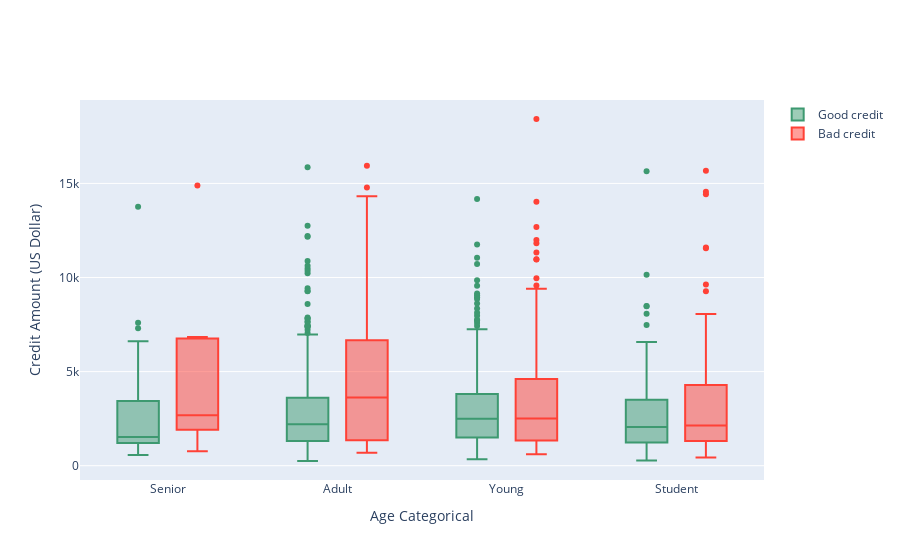

Source (notebook cell):
### Code cell
trace0 = go.Box(
    y=df_good["Credit amount"],
    x=df_good["Age_cat"],
    name='Good credit',
    marker=dict(
        color='#3D9970'
    )
)

trace1 = go.Box(
    y=df_bad['Credit amount'],
    x=df_bad['Age_cat'],
    name='Bad credit',
    marker=dict(
        color='#FF4136'
    )
)

data = [trace0, trace1]

layout = go.Layout(
    yaxis=dict(
        title='Credit Amount (US Dollar)',
        zeroline=False
    ),
    xaxis=dict(
        title='Age Categorical'
    ),
    boxmode='group'
)
fig = go.Figure(data=data, layout=layout)

py.iplot(fig, filename='box-age-cat')

### Figure 1 — Plotly figure (JSON) as saved in the notebook; plotly's stock layout.template omitted (floating-point values rounded to 4 significant figures; data arrays with more than 128 entries replaced by an {"elided": "..."} marker saying what was removed)
{"data": [{"marker": {"color": "#3D9970"}, "name": "Good credit", "x": {"elided": "700 str values"}, "y": {"elided": "700 int values"}, "type": "box"}, {"marker": {"color": "#FF4136"}, "name": "Bad credit", "x": {"elided": "300 str values"}, "y": {"elided": "300 int values"}, "type": "box"}], "layout": {"boxmode": "group", "xaxis": {"title": {"text": "Age Categorical"}}, "yaxis": {"title": {"text": "Credit Amount (US Dollar)"}, "zeroline": false}}}
